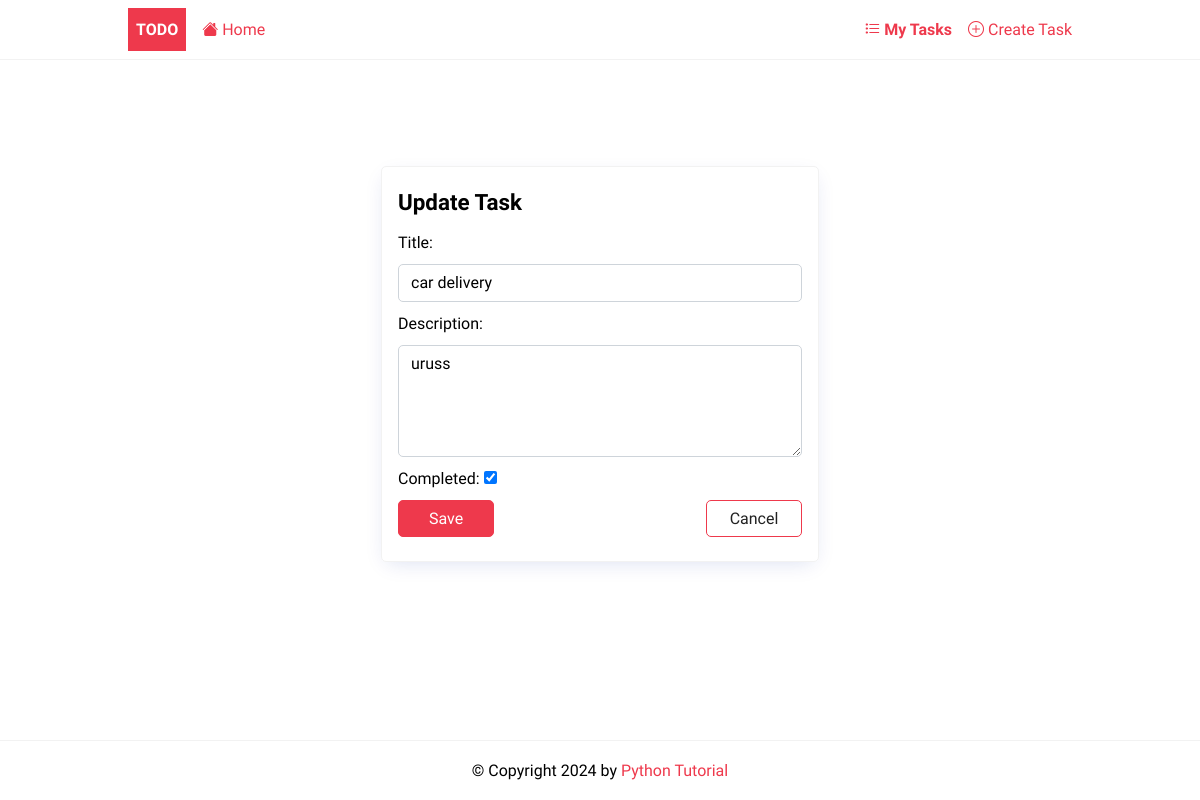
Page /task/update/10/ on the committed database.
### todo/models.py (models this page shows, shortened)
class Task(models.Model):
    title = models.CharField(max_length=255)
    description = models.TextField(null=True, blank=True)
    completed = models.BooleanField(default=False)
    created_at = models.DateTimeField(auto_now_add=True)
    user = models.ForeignKey(User,on_delete=models.CASCADE, null=True, blank=True)
    class Meta:
        ordering = ['completed']

### todo/views.py (the view, shortened to what this page needs)
# urls.py: path('task/update/<int:pk>/', TaskUpdate.as_view(),name='task-update'),
class TaskUpdate(UpdateView):
    model = Task
    fields = ['title','description','completed']
    success_url = reverse_lazy('tasks')

### todo/templates/todo/task_form.html (shortened to what this page needs)
{%extends 'base.html'%}
{%block content%}
<div class="center">
 <form method="post" novalidate class="card">
 	<h2>{% if task %} Update {%else %} Create {%endif%} Task</h2>
	{% for field in form %}
		{% if field.name == 'completed' %}
			<p>
				{{ field.label_tag }}
				{{ field }}
			</p>
		{% else %}
    		{{ field.label_tag }}
        	{{ field }}
        {% endif %}
	{% endfor %}
	<div class="form-buttons">
		<input type="submit" value="Save" class="btn btn-primary"/>
		<a href="{%url 'tasks'%}" class="btn btn-outline">Cancel</a>
	</div>
</form>
</div>
{%endblock content%}

### static/css/style.css (style rules this page uses)
:root { --color-primary: #ee394c; --color-secondary: #86b7fe; --color-light: #f2f2f2; --color-gray: #ced4da; --color-dark: #212121; --color-white: #ffffff; --color-error: #e2442f; --color-warning: #ffc900; --color-info: #02a2b9; --color-success: #1ba345; --color-input: #00d1b2; --border-radius: 5px; }
* { margin: 0; padding: 0; box-sizing: border-box; text-rendering: optimizeLegibility; }
html, body { height: 100%; }
input, button, textarea { font: inherit; }
body { font-family: 'Dosis', sans-serif; font-size: 1rem; line-height: 1.7; display: flex; flex-direction: column; }
h2 { font-size: 1.4rem; }
a { color: var(--color-primary); text-decoration: none; }
.card { border: solid 1px var(--color-light); padding: 1rem; border-radius: var(--border-radius); box-shadow: rgb(11 43 158 / 15%) 0px 6px 20px -6px; min-width: 400px; }
form > * { display: block; margin-bottom: 0.5rem; }
.form-buttons { display: flex; justify-content: space-between; align-items: center; gap: 0.75rem; }
input[type='text'], input[type='email'], input[type='password'], textarea { border-radius: var(--border-radius); border: solid 1px var(--color-gray); width: 100%; padding: 0.25rem 0.75rem; }
textarea { max-height: 7rem; }
.btn { padding: 0.25rem 0.75rem; border-radius: var(--border-radius); background-color: var(--color-white); border: solid 1px var(--color-white); color: var(--color-dark); cursor: pointer; text-decoration: none; font-size: 1rem; min-width: 6rem; text-align: center; }
.btn-outline { border: solid 1px var(--color-primary); }
.btn-primary { border: solid 1px var(--color-primary); background-color: var(--color-primary); color: var(--color-white); }
.center { display: flex; flex-direction: column; align-items: center; justify-content: center; min-height: 70vh; }

### rows in the picture
Task: form "car delivery" "uruss", form "☑"

### other values in the picture
{{ field.label_tag }} "Title:" "Description:"
{{ field.label_tag }} "Completed:"
